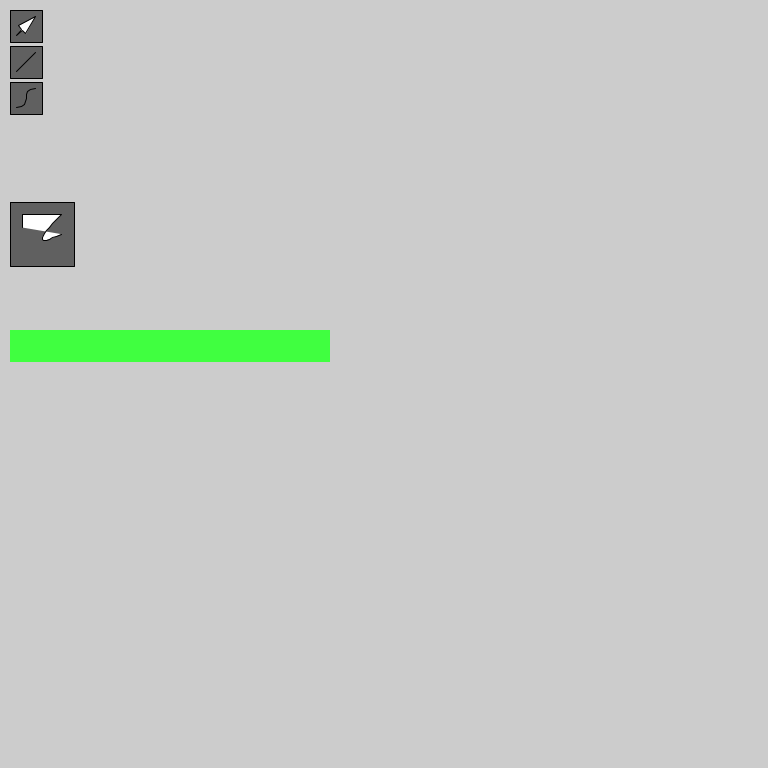
Frame 1 (no input)
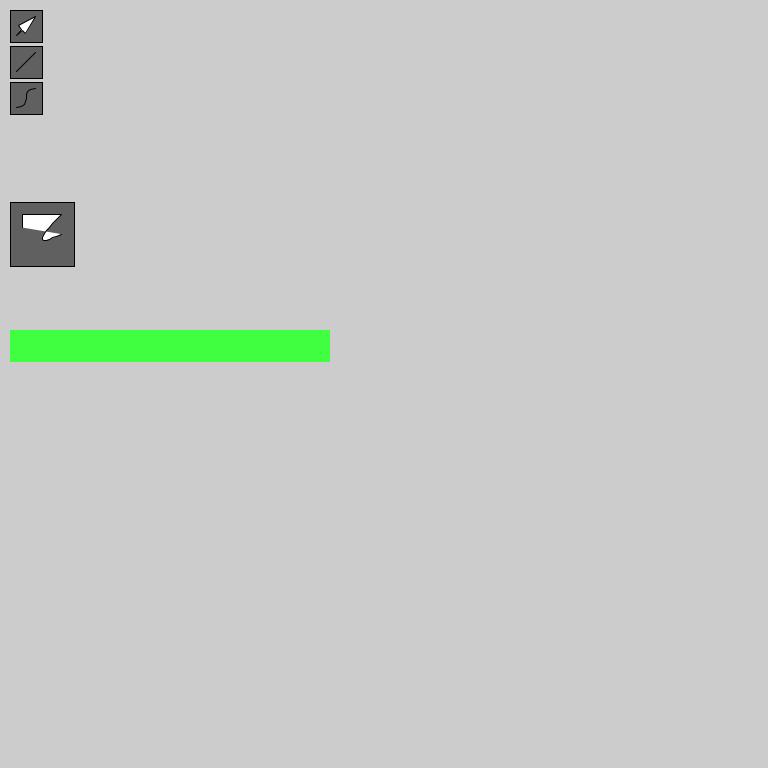
Frame 60 (the mouse pressed at the canvas centre just before this capture)
Frame 120 (the mouse held since frame 60 and released just before this capture): identical to frame 60, image omitted

The Processing sketch that drew these frames (run headless with seeded random() and noise(); from frame 60 on, the mouse is pressed at the canvas centre):

// Processing sketch: anim_tools
// ── anim_tools.pde

canvas world;

//Path p = new Path();
Bezier b = new Bezier();

rectCanvas bc;

mouseRegion testButton;
mouseRegion testCheckbox;
mouseRegion testSlider;
transform camera;
void setup(){
  frameRate(10);
  world = new canvas();
  world.contents.add(new bg(color(192)));
  UIsetup();
  uiSetup();
  size(768,768);
  camera = new transform(new Point(01,00,00,00),
                         new Point(00,01,00,00),
                         new Point(00,00,01,00),
                         new Point(00,00,00,01));
                         
  bc = new rectCanvas(new Point(0,0,0), new Point(1,1,1));
bc.contents.add( (drawable) new Quad(new Point(0,0),new Point(0,1),new Point(1,1),new Point(1,0),
new style(color(255,64,64),255)) );

rectCanvas bch = new rectCanvas(new Point(0,0,0), new Point(1,1,1));
 bch.contents.add( (drawable) new Quad(new Point(0,0),new Point(0,1),new Point(1,1),new Point(1,0),
new style(color(255,128,64),255)) );

rectCanvas bcp = new rectCanvas(new Point(0,0,0), new Point(1,1,1));
bcp.contents.add( (drawable) new Quad(new Point(0,0),new Point(0,1),new Point(1,1),new Point(1,0),
new style(color(128,16,16),255)) );

rectCanvas cc = new rectCanvas(new Point(0,0,0), new Point(1,1,1));
 cc.contents.add( (drawable) new Quad(new Point(0,0),new Point(0,1),new Point(1,1),new Point(1,0),
new style(color(255,64,64),255)) );
cc.contents.add( (drawable) new Quad(new Point(0.5,0.5),new Point(0.4,.6),new Point(.5,.4),new Point(.8,.8),
new style(color(255,255,255),255)) );

rectCanvas cch = new rectCanvas(new Point(0,0,0), new Point(1,1,1));
cch.contents.add( (drawable) new Quad(new Point(0,0),new Point(0,1),new Point(1,1),new Point(1,0),
new style(color(255,128,64),255)) );
cch.contents.add( (drawable) new Quad(new Point(0.5,0.5),new Point(0.4,.6),new Point(.5,.4),new Point(.8,.8),
new style(color(255,255,255),255)) );

rectCanvas ccp = new rectCanvas(new Point(0,0,0), new Point(1,1,1));
ccp.contents.add( (drawable) new Quad(new Point(0,0),new Point(0,1),new Point(1,1),new Point(1,0),
new style(color(128,16,16),255)) );
ccp.contents.add( (drawable) new Quad(new Point(0.5,0.5),new Point(0.4,.6),new Point(.5,.4),new Point(.8,.8),
new style(color(255,255,255),255)) );

  testButton = new button(new simpleButtonGraphics(bc,bch,bcp),new ButtonCallback(
  new voidFunction(){
   public void call(){
    println("Pressed!");
   }
  }));
  
   /*testCheckbox = new checkbox(new simpleCheckboxGraphics(bc,bch,bcp,cc,cch,ccp),new checkboxCallback(
  new booleanFunction(){
   public boolean call(){
    println("checked!");
    return true;
   }
  },
  new booleanFunction(){
   public boolean call(){
    println("unckecked!");
    return true;
   }
  }));
  testSlider = new slider(new simpleSliderGraphics(  new simpleSliderRectangle(1,1,new style(color(64,255,64),255)),
  new simpleSliderRectangle(1,1,new style(color(64,128,64),255)),
  new simpleSliderRectangle(1,1,new style(color(128,255,64),255))
  ),new sliderCallback(new voidFunction(){
   public void call(){
     println("slider changed!");
   }
  }));
  
  
  transform checkboxTransform =      new transform(new Point(91,40,00,00),
                                                   new Point(00,-91,0,00),
                                                   new Point(00,-30,91,00),
                                                   new Point(40,40+91,00,01));
                                                   
   transform buttonTransform =        new transform(new Point(91,00,00,00),
                                                   new Point(00,91,00,00),
                                                   new Point(00,00,91,00),
                                                   new Point(40,40+91*2,00,01));                                                 
  
  
  testSlider.setOrientation(new transform(new Point(91,00,00,00),
                                                   new Point(00,21,00,00),
                                                   new Point(00,00,91,00),
                                                   new Point(40,40+91*4,00,01)));
  testCheckbox.setOrientation(checkboxTransform);
  testButton.setOrientation(buttonTransform);
  */
  //println(buttonTransform);                                                 
  //println(buttonTransform.inverse());
  //registerUIElement(testButton);
  //registerUIElement(testCheckbox);
  //registerUIElement(testSlider);
  registerUIElement(toolBar);
  toolBar.setOrientation(new transform(new Point(32,00,00,00),
                                       new Point(00,32,00,00),
                                       new Point(00,00,32,00),
                                       new Point(10,10,-8,01))); 
  //registerUIElement(new uiDraw(testCheckbox));
  //quadStrokeBezier(b,0.001);
  /*println(new transform(new Point(1,0,0,0),
                                                   new Point(0,1,0,0),
                                                   new Point(0,0,1,0),
                                                   new Point(0,1.1,0,1)).semit(new transform(new Point(2,0,0,0),
                                                   new Point(0,2,0,0),
                                                   new Point(0,0,2,0),
                                                   new Point(0,0,0,1))));*/
}
Bezier an = new Bezier();
double t = 0;

void draw(){drawHook();
  if(world.changed){
    world.draw(camera);
    world.changed = false;
  }
  toolBar.draw(camera);
  
  //testButton.draw(camera); //<>//
  //testCheckbox.draw(camera);
  //testSlider.draw(camera);
  /*if(mousePressed){
    //mouseP();
  }else
  if (an.points.length>0){
    t = (t+0.01)%1;
    an.points[an.points.length-1] = new vv(b.points);
    vv V = ((vv) an.get(t));
    Bezier res = new Bezier(V.v); //<>//
    Path p2 = new Path();
    p2.add(res);
    background(128);
    br.Stroke(p2,0.001);
    
  }*/
}

void mousePressed(MouseEvent e){mousePressedHook(e);
  
  /*b = new Bezier();
  p.add(b);
  
  vector[] old = an.points;
  an.points = new vv[an.points.length+1];
  for(int i = 0; i < old.length; i ++){
    an.points[i] = old[i];
  }
  an.points[old.length] = new vv(b.points);
  
  mouseP();*/
}
polyBrush br = new polyBrush(new style(color(128,255,128),255,color(0,0,0),64));
void keyPressed(KeyEvent e){keyPressedHook(e);
  /*if (key=='p'){
    mouseP();
  }
  //print(key);print(" : ");*/
  println(keyCode);
}
void mouseP(){
 /* vector[] old = b.points;
  b.points = new vnd[b.points.length+1];
  for(int i = 0; i < old.length; i ++){
    b.points[i] = old[i];
  }
  b.points[old.length] = new vnd(mouseX,mouseY);
  background(128);
  //br.Stroke(p,0.001);
  //quadStrokeBezier(b,0.001);*/
}

void keyReleased(KeyEvent e){keyReleasedHook(e);}
void mouseReleased(MouseEvent e){mouseReleasedHook(e);}
void mouseMoved(MouseEvent e){mouseMovedHook(e);}
void mouseClicked(MouseEvent e){mouseClickedHook(e);}
void mouseDragged(MouseEvent e){mouseDraggedHook(e);}
void mouseWheel(MouseEvent e){mouseWheelHook(e); 
println(e);}

// ── brushes.pde
interface brush{
  abstract brush copy();
  abstract void Stroke(Path p, double delta);
  abstract void Stroke(Path p, double delta,PGraphics g);
}

class lineBrush implements brush{
  style s;
  lineBrush(style S){ s=S;}
  lineBrush(color c){s = new style(0,0,c,255);}
  lineBrush(color c, float a){s = new style(0,0,c,a);}
  lineBrush(color c, float a,float t){s = new style(0,0,c,255,t);}
  
  brush copy(){
    return new lineBrush(s.copy());
  }
  void Stroke(Path p,double r){
    s.set();
    Point pr = p.get(p.start()).toPoint();
    for(double t = p.start()+r; t < p.end(); t += r){
      Point pt = p.get(t).toPoint();
      //print(t);print(':');println(pr.displayY());
      line(pr.displayX(),pr.displayY(),pt.displayX(),pt.displayY());
      pr = pt;
    }
  }
  void Stroke(Path p, double delta,PGraphics g){
    s.set(g);
    Point pr = p.get(p.start()).toPoint();
    for(double t = p.start()+delta; t < p.end(); t += delta){
      Point pt = p.get(t).toPoint();
      //print(t);print(':');println(pr.displayY());
      g.line(pr.displayX(),pr.displayY(),pt.displayX(),pt.displayY());
      pr = pt;
    }
  }
}
class polyCurveBrush implements brush{
  style s;
  polyCurveBrush(style S){s=S;}
  polyCurveBrush(color C,float A,color FC,float FA){ s = new style(FC,FA,C,A);}
  brush copy(){
    return new polyCurveBrush(s.copy());
  }
  
  void Stroke(Path p,double r){
    s.set();
    beginShape();
    for(double t = p.start(); t < p.end(); t += r){
      Point pt = p.get(t).toPoint();
      curveVertex(pt.displayX(),pt.displayY());
    }
    endShape();
  }
  void Stroke(Path p, double delta,PGraphics g){
    s.set(g);
    g.beginShape();
    for(double t = p.start(); t < p.end(); t += delta){
      Point pt = p.get(t).toPoint();
      g.curveVertex(pt.displayX(),pt.displayY());
    }
    g.endShape();
  }
}

class polyBrush implements brush{
  style s;
  polyBrush(style S){ s=S;}
  polyBrush(color C,float A,color FC,float FA){ s = new style(FC,FA,C,A);}
  brush copy(){
    return new polyBrush(s.copy());
  }
  void Stroke(Path p,double r){
    s.set();
    beginShape();
    for(double t = p.start(); t < p.end(); t += r){
      Point pt = p.get(t).toPoint();
      vertex(pt.displayX(),pt.displayY());
    }
    endShape();
  }
  void Stroke(Path p, double delta,PGraphics g){
    s.set(g);
    g.beginShape();
    for(double t = p.start(); t < p.end(); t += delta){
      Point pt = p.get(t).toPoint();
      g.vertex(pt.displayX(),pt.displayY());
    }
    g.endShape();
  }
}

// ── graphics.pde
interface drawable extends saveable{
  abstract void draw(transform t);
  abstract void draw(transform t,PGraphics g);
}

interface orientable{
  public void setOrientation(transform t);
  public void addOrientation(transform t);
  public transform getOrientation();
}

interface generalParamaterizedDrawable extends drawable{
  abstract Object getParam();
  abstract void setParam(Object o);
}
interface paramaterizedDrawable1D extends drawable{
  abstract double getParam();
  abstract void setParam(double o);
}
interface paramaterizedDrawable2D extends drawable{
  abstract double[] getParam();
  abstract void setParam(double o1,double o2);
}

class style{
  color Fill;
  float FillA;
  color Stroke;
  float StrokeA;
  float weight;
  int join;
  int cap;
  style(){
    Fill = 0;    FillA = 0;
    Stroke = 0;  StrokeA = 0;
    weight = 0;
    join = ROUND;
    cap = ROUND;
  }
  style copy(){
    return new style(Fill,FillA,Stroke,StrokeA,weight,join,cap);
  }
  
  style(color f,float fa){
    Fill = f;    FillA = fa;
    Stroke = 0;  StrokeA = 0;
    weight = 0;
    join = ROUND;
    cap = ROUND;
  }
  style(color f,float fa,color s,float sa){
    Fill = f;    FillA = fa;
    Stroke = s;  StrokeA = sa;
    weight = 1;
    join = ROUND;
    cap = ROUND;
  }
  style(color f,float fa,color s,float sa,float w){
    Fill = f;    FillA = fa;
    Stroke = s;  StrokeA = sa;
    weight = w;
    join = ROUND;
    cap = ROUND;
  }
  style(color f,float fa,color s,float sa,float w,int j, int c){
    Fill = f;    FillA = fa;
    Stroke = s;  StrokeA = sa;
    weight = w;
    join = j;
    cap = c;
  }
  void set(){
    fill(Fill,FillA);
    stroke(Stroke,StrokeA);
    strokeWeight(weight);
    strokeJoin(join);
    strokeCap(cap);
  }
   void set(PGraphics g){
    g.fill(Fill,FillA);
    g.stroke(Stroke,StrokeA);
    strokeWeight(weight);
    strokeJoin(join);
    strokeCap(cap);
  }
}

class canvas implements drawable,orientable{
  ArrayList<drawable> contents;
  transform orientation;
  
  transform getOrientation(){
    return orientation;
  }
  void setOrientation(transform t){
    orientation = t;
  }
  void addOrientation(transform t){
    orientation.timesEq(t);
  }
  
  boolean changed;
  
  canvas(){
    contents = new ArrayList<drawable>();
    orientation = new transform();
    changed = false;
  }
  void draw(transform t){
    transform effective = orientation.semit(t);
    for(drawable d:contents){
      d.draw(effective);
    }
  }
  void draw(transform t,PGraphics g){
    transform effective = orientation.semit(t);
    for(drawable d:contents){
      d.draw(effective,g);
    }
  }
}

class bg implements drawable{
   color c;
   bg(color C){
     c = C;
   }
   void draw(transform t){
     background(c);
   }
   void draw(transform t,PGraphics g){
     g.background(c);
   }
}

class Quad implements drawable,orientable {
  Point a,b,c,d;
  style s;
  
  transform orientation;
  transform getOrientation(){
    return orientation;
  }
  void setOrientation(transform t){
    orientation = t;
  }
  void addOrientation(transform t){
    orientation.timesEq(t);
  }
  Quad(Point A,Point B,Point C,Point D,style S){
    a=A;b=B;c=C;d=D;
    s = S;
    orientation = new transform();
  }
  
  void draw(transform t){
    s.set();
    transform eff = orientation.semit(t);
    Point t1 = eff.apply(a);
    Point t2 = eff.apply(b);
    Point t3 = eff.apply(c);
    Point t4 = eff.apply(d);
    quad(t1.displayX(),t1.displayY(),
         t2.displayX(),t2.displayY(),
         t3.displayX(),t3.displayY(),
         t4.displayX(),t4.displayY());
  }
  void draw(transform t,PGraphics g){
    s.set(g);
    transform eff = orientation.semit(t);
    Point t1 = eff.apply(a);
    Point t2 = eff.apply(b);
    Point t3 = eff.apply(c);
    Point t4 = eff.apply(d);
    g.quad(t1.displayX(),t1.displayY(),
         t2.displayX(),t2.displayY(),
         t3.displayX(),t3.displayY(),
         t4.displayX(),t4.displayY());
  }
}

class Ellispe implements drawable,orientable {
  Point a,b;
  style s;
  
  transform orientation;
  transform getOrientation(){
    return orientation;
  }
  void setOrientation(transform t){
    orientation = t;
  }
  void addOrientation(transform t){
    orientation.timesEq(t);
  }
 Ellispe(Point A,Point B,style S){a=A;b=B;s=S;}
 void draw(transform t){
    s.set();
    transform eff = orientation.semit(t);
    Point t1 = eff.apply(a);
    Point t2 = eff.apply(b);
    
    ellipse(t1.displayX(),t1.displayY(),
         t2.displayX(),t2.displayY());
  }
  void draw(transform t,PGraphics g){
    s.set(g);
    transform eff = orientation.semit(t);
    Point t1 = eff.apply(a);
    Point t2 = eff.apply(b);
    
    g.ellipse(t1.displayX(),t1.displayY(),
         t2.displayX(),t2.displayY());
  }
}
class Line implements drawable,orientable {
  Point a,b;
  style s;
  
  transform orientation;
  transform getOrientation(){
    return orientation;
  }
  void setOrientation(transform t){
    orientation = t;
  }
  void addOrientation(transform t){
    orientation.timesEq(t);
  }
  Line(Point A,Point B,style S){
    a=A;b=B;
    s = S;
    orientation = new transform();
  }
  
  void draw(transform t){
    s.set();
    transform eff = orientation.semit(t);
    Point t1 = eff.apply(a);
    Point t2 = eff.apply(b);
    
    line(t1.displayX(),t1.displayY(),
         t2.displayX(),t2.displayY());
  }
  void draw(transform t,PGraphics g){
    s.set(g);
    transform eff = orientation.semit(t);
    Point t1 = eff.apply(a);
    Point t2 = eff.apply(b);
    
    g.line(t1.displayX(),t1.displayY(),
         t2.displayX(),t2.displayY());
  }
}








//class textStyle

// ── quaternion.pde


class Q{
  public double r;
  public vec v;
   Q(){ 
     r = 1;
     v = new vec();
   }
   Q(double R){ 
     r = R;
     v = new vec();
   }
   Q(double R, double x, double y, double z){ 
     r = R;
     v = new vec(x,y,z);
   }
   Q(vec rot){
     double m = rot.mag();
     r = Math.cos(m/2);
     v = rot.times(Math.sin(m/2));
   }
   Q(double R, vec V){
     r = R;
     v = V;
   }
   double mag2(){
     return r*r+v.mag2();
   }
   double mag(){
     return Math.sqrt(mag2());
   }
   
   Q normalized(){ 
     double m = mag();
     return new Q(r/m,v.over(m));
   }
   Q normalizedEq(){ 
     double m = mag();
     r/=m;
     v.overEq(m);
     return this;
   }
   
   Q inverse(){
     double m = mag2();
     return new Q(r/m,v.negative().overEq(m));
   }
   Q inverseEq(){
     double m = mag2();
     r/=m;
     v.negativeEq().overEq(m);
     return this;
   }
   
   Q conj(){return new Q(r,v.negative());}
   Q conjEq(){r = -r; v.negativeEq();return this;}
   
   
   Q plus(Q o){return new Q(r+o.r,v.plus(o.v));}
   Q plusEq(Q o){r+=o.r;v.plusEq(o.v); return this;}
   
   Q rtimes(double s){
     return new Q(r*s,v.times(s));
   }
   Q rtimesEq(double s){
     r*=s;v.timesEq(s);
     return this;
   }
   
   Q times(Q o){
     return new Q(r*o.r-v.dot(o.v),o.v.times(r).plusEq(v.times(o.r)).plusEq(v.cross(o.v)));
   }
   Q timesEq(Q o){
     double tmpr=r;
     r*=o.r;
     r-=v.dot(o.v);
     vec crs = v.cross(o.v);
     vec tmpv = v.times(o.r);
     o.v.timesEq(tmpr).plusEq(tmpv).plusEq(crs);
     return this;
   }
   Q semit(Q o){
     return new Q(r*o.r-v.dot(o.v),o.v.times(r).plusEq(v.times(o.r)).plusEq(o.v.cross(v)));
   }
   Q semitEq(Q o){
     double tmpr=r;
     r*=o.r;
     r-=v.dot(o.v);
     vec crs = o.v.cross(v);
     vec tmpv = v.times(o.r);
     o.v.timesEq(tmpr).plusEq(tmpv).plusEq(crs);
     return this;
   }
   double dot(Q o){return r*o.r+v.dot(o.v);}
   
   Q over(Q o){return times(o.inverse());}
   Q overEq(Q o){return timesEq(o.inverse());}
   Q revo(Q o){return inverse().semitEq(o);}
   Q revoEq(Q o){return inverseEq().semitEq(o);}
   
   // A suffix for angular operations
   vec applyA(vec p){return times(new Q(0,p)).v;} 
   Q plusA(Q o){ return semit(o);}
   Q plusAEq(Q o){ return semitEq(o);}
   
   Q minusA(Q o){  return o.conj().semitEq(this);}
   Q minusAEq(Q o){  return timesEq(o.conj());}
   
   Q plusA(vec av){ return plusA(new Q(av));}
   Q plusAEq(vec av){ return plusAEq(new Q(av));}
 
   vec axisAngle(){
     double theta = 2 * Math.atan2(v.mag(),r);
     double s = Math.sin(theta/2);
     if (s < 1e-32){
       return new vec();
     }
     if (Math.abs(theta)>Math.PI){
       double f = (theta + (theta > 0 ? -2 : 2) * Math.PI);
       return v.times(f/s);
     }
     return v.times(theta/s);
   }
   
   
}

// ── save.pde
interface saveable extends java.io.Serializable{
}

// ── state.pde
class state{
  canvas background;
  canvas hud;
  
  
  
}

// ── tool_draw_bezier.pde
class bezierTool extends tool{
  transform orientation;
  double pointsPerEvent;
  double error;
  transform getOrientation(){return orientation;}
  void setOrientation(transform o){ orientation=o;}
  void addOrientation(transform o){ orientation.timesEq(o);}
  canvas[] destinations;
  BrushedBezierPath[] results;
  
  bezierTool(double ppe,canvas... d){ destinations = d;
  orientation = new transform();
  pointsPerEvent = ppe;
  error = 0;
  }
  
  void draw(transform t){
    
  }
  void draw(transform t,PGraphics g){
    
  }
  
  
  boolean mouseReleasedHook(MouseEvent e,context c) {
  
  return true;}
  boolean mousePressedHook(MouseEvent e,context c) {
    error = 0;
    results = new BrushedBezierPath[destinations.length];
    for(int i = 0; i< destinations.length; i++){
      Point r = destinations[i].getOrientation().inverse().apply(new Point(mouseX,mouseY));
      results[i] = new BrushedBezierPath(brushes.get(0),1000,new Bezier(new vnd(r.x,r.y,r.z,r.w)));
      destinations[i].contents.add(results[i]);
      destinations[i].changed=true;
    }
    
  return true;}
  boolean mouseDraggedHook(MouseEvent e,context c) {
    error += pointsPerEvent;
    if (error>1){
      error--;
    for(int i = 0; i< results.length; i++){
      Point r = destinations[i].getOrientation().inverse().apply(new Point(mouseX,mouseY));
      results[i].path.get(0).points.add( new vnd(r.x,r.y,r.z,r.w));
      destinations[i].changed=true;
    }
    
    
    }
    
    
  return true;}
  
  
  
}

// ── tool_draw_line.pde
class lineTool extends tool{
  transform orientation;
  transform getOrientation(){return orientation;}
  void setOrientation(transform o){ orientation=o;}
  void addOrientation(transform o){ orientation.timesEq(o);}
  canvas[] destinations;
  Line[] results;
  
  lineTool(canvas... d){ destinations = d;
  orientation = new transform();
  }
  
  void draw(transform t){
    
  }
  void draw(transform t,PGraphics g){
    
  }
  
  
  boolean mouseReleasedHook(MouseEvent e,context c) {
  
  return true;}
  boolean mousePressedHook(MouseEvent e,context c) {
    results = new Line[destinations.length];
    for(int i = 0; i< destinations.length; i++){
      Point r = destinations[i].getOrientation().inverse().apply(new Point(mouseX,mouseY));
      results[i] = new Line(r,r,new style( color(0),0,color(0),255,1));
      destinations[i].contents.add(results[i]);
    }
  return true;}
  boolean mouseDraggedHook(MouseEvent e,context c) {
    for(int i = 0; i< results.length; i++){
      Point r = destinations[i].getOrientation().inverse().apply(new Point(mouseX,mouseY));
      results[i].b = r;
    }
    
    
    
    
    
  return true;}
  
  
  
}

// ── tools_abstract.pde
abstract class tool extends uiElement{
  
}

class nullTool extends tool{
  transform orientation;
  transform getOrientation(){return orientation;}
  void setOrientation(transform o){ orientation=o;}
  void addOrientation(transform o){ orientation.timesEq(o);}
  
  void draw(transform t){
    
  }
  void draw(transform t,PGraphics g){
    
  }
}

class selectTool extends tool{
  transform orientation;
  transform getOrientation(){return orientation;}
  void setOrientation(transform o){ orientation=o;}
  void addOrientation(transform o){ orientation.timesEq(o);}
  
  void draw(transform t){
    
  }
  void draw(transform t,PGraphics g){
    
  }
  
}

// ── ui.pde

class Ring<type>{
  ArrayList<type> contents;
  int index;
  Ring(){
    contents = new ArrayList<type>();
    index = 0;
  }
  private int cindex(int i){
    return contents.size()==0?0:(((index+i)%contents.size()+contents.size())%contents.size());
  }
  type get(){
    return get(0);
  }
  type get(int i){
    return contents.get(cindex(i));
  }
  int size(){
    return contents.size();
  }
  void push(int i,type e){
    int ind = cindex(i);
    contents.add(ind,e);
    if (ind < index){
      shift(1);
    }
  }
  void add(type e){
    contents.add(e);
  }
  type pop(int i){
    int ind = cindex(i);
    if (ind < index){
      shift(-1);
    }
    return contents.remove(ind);
  }
  void shift(int i){
    index = cindex(i);
  }
  
  
  
}


uiElement toolBar;
void uncheckAll(checkbox... cs){
    for (checkbox c:cs){
      c.uncheck();
    }
}
checkbox[] toolCheckboxes;
tool[] tools; 
Ring<brush> brushes;
double time;
slider timeSlider;
void uiSetup(){
  time = 0;
  timeSlider = new slider(new simpleSliderGraphics(  new simpleSliderRectangle(1,1,new style(color(64,255,64),255)),
  new simpleSliderRectangle(1,1,new style(color(64,128,64),255)),
  new simpleSliderRectangle(1,1,new style(color(128,255,64),255))
  ),new sliderCallback(new voidFunction(){
   public void call(){
     time = timeSlider.value;
     world.changed = true;
   }},
   new voidFunction(){
   public void call(){
     time = timeSlider.value;
     world.changed = true;
   }}
  ));
  timeSlider.setOrientation(new transform(new Point(10,00,00,00),
                                                   new Point(00,1,00,00),
                                                   new Point(00,00,1,00),
                                                   new Point(00,10,00,01)));
  
  
  brushes = new Ring<brush>();
  brushes.add(new polyBrush(new style( color(255),255,0,255,1)));
  
  squareCheckboxGraphics styleSelect = new squareCheckboxGraphics();
  ((canvas)styleSelect.label).contents.add( new BrushedBezierPath(brushes.get(0), 16.01 ,
  new Bezier(new vnd(0.2,0.6),new vnd(0.2,0.8)),
  new Bezier(new vnd(0.2,0.8),new vnd(0.8,0.8)),
  new Bezier(new vnd(0.8,0.8),new vnd(0.2,0.2),new vnd(0.8,0.5))
  ));
  checkboxCallback selectStyleSelect = new checkboxCallback(
  new booleanFunction(){
    public boolean call(){
      ((polyBrush) brushes.get(0)).s = new style(color(random(255),random(255),random(255)),random(255),color(random(255),random(255),random(255)),random(255),random(10));
      return false;
    }
  },
  new booleanFunction(){
    public boolean call(){
      return true;
    }
  },new voidFunction(){public void call(){}},
  new voidFunction(){    public void call(){}}
  );
  checkbox selectBrush = new checkbox(styleSelect,selectStyleSelect);
  selectBrush.setOrientation(new transform(new Point(2,0,0,0),
                                                   new Point(0,-2,0,0),
                                                   new Point(0,0,1,0),
                                                   new Point(0,8,0,1)));
  
  
  squareCheckboxGraphics cursor = new squareCheckboxGraphics();
  ((canvas)cursor.label).contents.add( new BrushedBezierPath(new polyBrush(new style( color(255),255,0,255,1)), 1.01 ,
  new Bezier(new vnd(0.2,0.2),new vnd(0.4,0.35)),
  new Bezier(new vnd(0.4,0.35),new vnd(0.5,0.25)),
  new Bezier(new vnd(0.5,0.25),new vnd(0.8,0.8)),
  new Bezier(new vnd(0.8,0.8),new vnd(0.25,0.5)),
  new Bezier(new vnd(0.25,0.5),new vnd(0.35,0.4)),
  new Bezier(new vnd(0.35,0.4),new vnd(0.2,0.2))
  ));
  checkboxCallback selectCursor = new checkboxCallback(
  new booleanFunction(){
    public boolean call(){
      uncheckAll(toolCheckboxes);
      println("Cursor selected.");
      registerUIElement(tools[0]);
      return true;
    }
  },
  new booleanFunction(){
    public boolean call(){
      return false;//must select 1 tool
    }
  },new voidFunction(){public void call(){}},
  new voidFunction(){
    public void call(){
      unregisterUIElement(tools[0]);
    }
  }
  );
  
  
  squareCheckboxGraphics lin = new squareCheckboxGraphics();
  ((canvas)lin.label).contents.add( new Line(new Point(0.2,0.2),new Point(0.8,0.8), new style( color(0),0,color(0),255,1)));
  checkboxCallback selectLin = new checkboxCallback(
  new booleanFunction(){
    public boolean call(){
      uncheckAll(toolCheckboxes);
      println("line selected.");
      registerUIElement(tools[1]);
      return true;
    }
  },
  new booleanFunction(){
    public boolean call(){
      return false;//must select 1 tool
    }
  },new voidFunction(){public void call(){}},
  new voidFunction(){
    public void call(){
      unregisterUIElement(tools[1]);
    }
  }
  );
  
  squareCheckboxGraphics bez = new squareCheckboxGraphics();
  ((canvas)bez.label).contents.add( new BrushedBezierPath(new polyBrush(new style( color(0),0,color(0),255,1)), 8.01 ,
    new Bezier(new vnd(0.2,0.2),new vnd(0.8,0.2),new vnd(0.2,0.8),new vnd(0.8,0.8))));
  checkboxCallback selectBez = new checkboxCallback(
  new booleanFunction(){
    public boolean call(){
      uncheckAll(toolCheckboxes);
      println("bezier selected.");
      registerUIElement(tools[2]);
      return true;
    }
  },
  new booleanFunction(){
    public boolean call(){
      return false;//must select 1 tool
    }
  },new voidFunction(){public void call(){}},
  new voidFunction(){
    public void call(){
      unregisterUIElement(tools[2]);
    }
  }
  );
  
  toolCheckboxes = new checkbox[] {new checkbox(cursor,selectCursor),
  new checkbox(lin,selectLin),
  new checkbox(bez,selectBez),
  
  };
  
  for(int i = 0; i < toolCheckboxes.length; i++){
    toolCheckboxes[i].setOrientation(new transform(new Point(1,0,0,0),
                                                   new Point(0,-1,0,0),
                                                   new Point(0,0,1,0),
                                                   new Point(0,i*1.125+1,0,1)));
  }



  toolBar = new uiElementList(  new uiElementList(  toolCheckboxes  ),selectBrush,timeSlider);
  tools = new tool[]{new nullTool(),
    new lineTool(world),
    new bezierTool(1./4,world)
  };
  
}

// ── ui_abstract.pde

boolean[] heldKeys;
boolean[] heldMouseButtons;
ArrayList<uiElement> activeUIElements;
void registerUIElement(uiElement e){
  activeUIElements.add(e);
}
void unregisterUIElement(uiElement e){
  activeUIElements.remove(e);
}

void UIsetup(){
  heldKeys = new boolean[256];
  for(int i = 0; i < heldKeys.length; i++){
    heldKeys[i] = false;
  }
  heldMouseButtons = new boolean[256];
  for(int i = 0; i < heldMouseButtons.length; i++){
    heldMouseButtons[i] = false;
  }
  activeUIElements = new ArrayList<uiElement>();
}

context globalContext = new context();

void keyPressedHook(KeyEvent ev){
  keyPressedUpdateHeldKeys();
  for(uiElement e : activeUIElements){
    if(!e.keyPressedHook(ev,globalContext)){
      break;
    }
  }
}
void keyReleasedHook(KeyEvent ev){
  keyReleasedUpdateHeldKeys();
  for(uiElement e : activeUIElements){
    if(!e.keyReleasedHook(ev,globalContext)){
      break;
    }
  }
}
void mousePressedHook(MouseEvent ev){
  mousePressedUpdateHeldMouseButtons();
  for(uiElement e : activeUIElements){
    if(!e.mousePressedHook(ev,globalContext)){
      break;
    }
  }
}
void mouseReleasedHook(MouseEvent ev){
  mouseReleasedUpdateHeldMouseButtons();
  for(uiElement e: activeUIElements){
    if(!e.mouseReleasedHook(ev,globalContext)){
      break;
    }
  }
}
void mouseClickedHook(MouseEvent ev){
  for(uiElement e: activeUIElements){
    if(!e.mouseClickedHook(ev,globalContext)){
      break;
    }
  }
}
void mouseMovedHook(MouseEvent ev){
  for(uiElement e: activeUIElements){
    if(!e.mouseMovedHook(ev,globalContext)){
      break;
    }
  }
}
void mouseDraggedHook(MouseEvent ev){
  for(uiElement e: activeUIElements){
    if(!e.mouseDraggedHook(ev,globalContext)){
      break;
    }
  }
}
void mouseWheelHook(MouseEvent ev){
  for(uiElement e: activeUIElements){
    if(!e.mouseWheelHook(ev,globalContext)){
      break;
    }
  }
}
void drawHook(){
  for(uiElement e: activeUIElements){
    if(!e.drawHook(globalContext)){
      break;
    }
  }
}


void keyPressedUpdateHeldKeys() {
  heldKeys[keyCode] = true;
}
void keyReleasedUpdateHeldKeys() {
  heldKeys[keyCode] = false;
}
void mousePressedUpdateHeldMouseButtons() {
  heldMouseButtons[mouseButton] = true;
}
void mouseReleasedUpdateHeldMouseButtons() {
  heldMouseButtons[mouseButton] = false;
}

class context extends transform{
  context(transform t){
    super(t.x,t.y,t.z,t.w);
  }
  context(){
    super();
  }
  context semit(context o){
    return new context(super.semit(o));
  }
}


abstract class uiElement implements drawable,orientable{
  boolean keyPressedHook(KeyEvent e,context c) {return true;}
  boolean keyReleasedHook(KeyEvent e,context c) {return true;}
  boolean mousePressedHook(MouseEvent e,context c) {return true;}
  boolean mouseReleasedHook(MouseEvent e,context c) {return true;}
  boolean mouseClickedHook(MouseEvent e,context c) {return true;}
  boolean mouseMovedHook(MouseEvent e,context c) {return true;}
  boolean mouseDraggedHook(MouseEvent e,context c) {return true;}
  boolean mouseWheelHook(MouseEvent e,context c) {return true;}
  boolean drawHook(context c) {return true;}
}
class uiElementList extends uiElement{
  transform orientation;
  uiElement[] contents;
  uiElementList(uiElement... c){
    contents = c;
    orientation = new transform();
    
  }
  
  transform getOrientation(){ return orientation;}
  void setOrientation(transform t){  orientation = t;}
  void addOrientation(transform t){  orientation.timesEq(t);}
  void draw(transform t,PGraphics g){
    transform eff = orientation.semit(t);
    for( uiElement elem : contents){
      elem.draw(eff,g);
    }
  }
  void draw(transform t){
    transform eff = orientation.semit(t);
    for( uiElement elem : contents){
      elem.draw(eff);
    }
  }
  
  
  boolean keyPressedHook(KeyEvent e,context c) {context eff = c.semit( new context(orientation));
    for(uiElement el : contents){
      if(!el.keyPressedHook(e,eff)){
        return false;
      }}    return true;  }
  boolean keyReleasedHook(KeyEvent e,context c) {context eff = c.semit( new context(orientation));
    for(uiElement el : contents){
      if(!el.keyReleasedHook(e,eff)){
        return false;
      }}    return true;  }
  boolean mousePressedHook(MouseEvent e,context c) {context eff = c.semit( new context(orientation));
    for(uiElement el : contents){
      if(!el.mousePressedHook(e,eff)){
        return false;
      }}    return true;  }
  boolean mouseReleasedHook(MouseEvent e,context c) {context eff = c.semit( new context(orientation));
    for(uiElement el : contents){
      if(!el.mouseReleasedHook(e,eff)){
        return false;
      }}    return true;  }
  boolean mouseClickedHook(MouseEvent e,context c) {context eff = c.semit( new context(orientation));
    for(uiElement el : contents){
      if(!el.mouseClickedHook(e,eff)){
        return false;
      }}    return true;  }
  boolean mouseMovedHook(MouseEvent e,context c) {context eff = c.semit( new context(orientation));
    for(uiElement el : contents){
      if(!el.mouseMovedHook(e,eff)){
        return false;
      }}    return true;  }
  boolean mouseDraggedHook(MouseEvent e,context c) {context eff = c.semit( new context(orientation));
    for(uiElement el : contents){
      if(!el.mouseDraggedHook(e,eff)){
        return false;
      }}    return true;  }
  boolean mouseWheelHook(MouseEvent e,context c) {context eff = c.semit( new context(orientation));
    for(uiElement el : contents){
      if(!el.mouseWheelHook(e,eff)){
        return false;
      }}    return true;  }
  boolean drawHook(context c) {context eff = c.semit( new context(orientation));
    for(uiElement el : contents){
      if(!el.drawHook(eff)){
        return false;
      }}    return true;  }
}









/*class uiDraw extends uiElement{
  drawable thing;
  transform orientation;
  uiDraw(drawable t){
    thing = t;
    orientation = new transform();
  }
  
  transform getOrientation(){
     return orientation;
  }void setOrientation(transform o){
     orientation = o;
  }void addOrientation(transform o){
     orientation.timesEq(o);
  }
  boolean drawHook() {
    thing.draw(orientation);
  return true;}
  void draw(transform t){
    thing.draw(orientation.times(t));
  }
  void draw(transform t,PGraphics g){
    thing.draw(orientation.times(t),g);
  }
}*/




interface mouseRegionCallback{
  abstract void onPress(mouseRegion b);
  abstract void onRelease(mouseRegion b);
  abstract void onClick(mouseRegion b);
  abstract void onScroll(mouseRegion b);
  abstract void onHover(mouseRegion b);
  
  abstract void onMove(mouseRegion b);
  abstract void onDrag(mouseRegion b);
  
  abstract void onEnter(mouseRegion b);
  abstract void onExit(mouseRegion b);
}
class mouseRegionCallbackList implements mouseRegionCallback{
  mouseRegionCallback[] callbacks;
  mouseRegionCallbackList(mouseRegionCallback... cb){callbacks = cb;}
   void onPress(mouseRegion b){for(mouseRegionCallback c: callbacks) c.onPress(b);}
   void onRelease(mouseRegion b){for(mouseRegionCallback c: callbacks) c.onRelease(b);}
   void onClick(mouseRegion b){for(mouseRegionCallback c: callbacks) c.onClick(b);}
   void onScroll(mouseRegion b){for(mouseRegionCallback c: callbacks) c.onScroll(b);}
   void onHover(mouseRegion b){for(mouseRegionCallback c: callbacks) c.onHover(b);}
  
   void onMove(mouseRegion b){for(mouseRegionCallback c: callbacks) c.onMove(b);}
   void onDrag(mouseRegion b){for(mouseRegionCallback c: callbacks) c.onDrag(b);}
  
   void onEnter(mouseRegion b){for(mouseRegionCallback c: callbacks) c.onEnter(b);}
   void onExit(mouseRegion b){for(mouseRegionCallback c: callbacks) c.onExit(b);}
}

class voidMouseRegionCallback implements mouseRegionCallback{
  voidMouseRegionCallback(){}
   void onPress(mouseRegion b){}
   void onRelease(mouseRegion b){}
   void onClick(mouseRegion b){}
   void onScroll(mouseRegion b){}
   void onHover(mouseRegion b){}
  
   void onMove(mouseRegion b){}
   void onDrag(mouseRegion b){}
  
   void onEnter(mouseRegion b){}
   void onExit(mouseRegion b){}
}

class mouseRegion extends uiElement{
  transform orientation;
  boolean mouseIsIn;
  boolean grabInsideEvents;
  boolean grabOutsideEvents;
  regionGraphics graphics;
  mouseRegionCallback functions;
  mouseRegion(regionGraphics g,mouseRegionCallback f){
    graphics = g;
    mouseIsIn = false;
    functions = f;
    orientation = new transform();
    grabInsideEvents = true;
    grabOutsideEvents = false;
  }
  
  transform getOrientation(){
    return orientation;  }
  void setOrientation(transform t){
    orientation = t;  }
  void addOrientation(transform t){
    orientation.timesEq(t);  }
  
  void draw(transform t){
    graphics.draw(orientation.semit(t));
  }
  void draw(transform t,PGraphics g){
    graphics.draw(orientation.semit(t),g);
  }
  
  boolean mousePressedHook(MouseEvent e,context c) {
    functions.onPress(this);
    return mouseIsIn?!grabInsideEvents:!grabOutsideEvents;
  }
  boolean mouseReleasedHook(MouseEvent e,context c) {
    functions.onRelease(this);
    return mouseIsIn?!grabInsideEvents:!grabOutsideEvents;
  }
  boolean mouseClickedHook(MouseEvent e,context c) {
    functions.onClick(this);
    return mouseIsIn?!grabInsideEvents:!grabOutsideEvents;
  }
  boolean mouseWheelHook(MouseEvent e,context c) {
    functions.onScroll(this);
    return mouseIsIn?!grabInsideEvents:!grabOutsideEvents;
  }
  void handleIsIn(context c){
    //println((orientationInverse.apply(new Point(mouseX,mouseY))));
    //println(graphics.isIn(orientationInverse.apply(new Point(mouseX,mouseY))));
    if (graphics.isIn(orientation.inverse().apply(c.inverse().apply(new Point(mouseX,mouseY))))){
      if (!mouseIsIn){
        mouseIsIn = true;
        functions.onEnter(this);
      }
    }else{
      if (mouseIsIn){
        mouseIsIn = false;
        functions.onExit(this);
      }
    }
    //println(orientationInverse);
    //println(orientationInverse.apply(new Point(mouseX,mouseY)));
    //println(mouseIsIn);
  }
  
  boolean mouseMovedHook(MouseEvent e,context c) {
    handleIsIn(c);
    functions.onMove(this);
    return mouseIsIn?!grabInsideEvents:!grabOutsideEvents;
  }
  boolean mouseDraggedHook(MouseEvent e,context c) {
    
    handleIsIn(c);
    functions.onDrag(this);
    return mouseIsIn?!grabInsideEvents:!grabOutsideEvents;
  }
  
  boolean drawHook() {
    functions.onHover(this);
    return mouseIsIn?!grabInsideEvents:!grabOutsideEvents;
  }
}





interface regionGraphics extends drawable,orientable{
  abstract boolean isIn(Point p);
}
class bitmapCanvas extends canvas implements regionGraphics{
  transform camera;
  PGraphics buffer;
  bitmapCanvas(){
    super();
    camera = new transform();
    buffer = createGraphics(100,100);
  }
  bitmapCanvas(int w, int h){
    super();
    camera = new transform();
    buffer = createGraphics(w,h);
  }
  

  
  boolean isIn(Point p){
    PGraphics g = createGraphics(1,1);
    g.beginDraw();
    transform shift = new transform(new Point(1,0,0,0),
                                    new Point(0,1,0,0),
                                    new Point(0,0,1,0),
                                    p.negative());
    this.draw(shift,g);
    g.endDraw();
    PImage r = g;
    return alpha(g.get(0,0))>0;
    
  }
  
}


class rectCanvas extends canvas implements regionGraphics{
  Point lowCorner;
  Point highCorner;
 
  rectCanvas(Point low, Point hi){
    super();
    lowCorner = low;
    highCorner = hi;

  }
  
  transform getOrientation(){
    return orientation;
  }
  void setOrientation(transform t){
    super.orientation = t;
  }
  void addOrientation(transform t){
    super.orientation.timesEq(t);
  }
  
  boolean isIn(Point p){
    Point a= orientation.inverse().apply(p).normalizedEq();
    Point low = lowCorner.normalized();
    Point hi = highCorner.normalized();
    return a.x>=low.x && a.x<=hi.x && a.y>=low.y && a.y<=hi.y && a.z>=low.z && a.z<=hi.z;
  }
}

interface voidFunction{ abstract void call();}
interface booleanFunction{ abstract boolean call();}

// ── ui_button.pde

class button extends mouseRegion{
  button(buttonGraphics g,ButtonCallback b){
    super(g,new mouseRegionCallbackList(g,b));
  }
}
interface buttonGraphics extends regionGraphics,mouseRegionCallback{}
class ButtonCallback extends voidMouseRegionCallback{
  voidFunction press;
  ButtonCallback(voidFunction p){press = p;}
   void onRelease(mouseRegion b){press.call();}
}
class simpleButtonGraphics extends voidMouseRegionCallback implements buttonGraphics {
  regionGraphics[] graphics;
  int state;
  transform orientation;
  simpleButtonGraphics(regionGraphics normal,
  regionGraphics hover,
  regionGraphics click){
    graphics = new regionGraphics[]{normal,hover,click};
    state = 0;
    orientation = new transform();
  }
  transform getOrientation(){
     return orientation;
  }void setOrientation(transform o){
     orientation=o;
  }void addOrientation(transform o){
     orientation.timesEq(o);
  }
  boolean isIn(Point p){

    return graphics[state].isIn(orientation.inverse().apply(p));
  }
  void onEnter(mouseRegion b){state = mousePressed?2:1;}
  void onExit(mouseRegion b){state = 0;}
  void onPress(mouseRegion b){  if (!b.mouseIsIn){return;}  state = 2;  }
  void onRelease(mouseRegion b){  if (!b.mouseIsIn){return;}  state = 1;  }
  void draw(transform t){
    
    graphics[state].draw(orientation.semit(t));
  }
  void draw(transform t,PGraphics g){
    
    graphics[state].draw(orientation.semit(t),g);
  }
}

// ── ui_checkbox.pde

class checkbox extends mouseRegion{
  boolean checked;
  checkboxCallback callback;
  checkbox(checkboxGraphics g,checkboxCallback b){
    super(g,new mouseRegionCallbackList(b,g));
    callback = b;
    checked = false;
  }
  checkbox(checkboxGraphics g,checkboxCallback b,boolean c){
    super(g,new mouseRegionCallbackList(b,g));
    checked = c;
  }
  void uncheck(){
    if(checked){
      checked = false;
      ((checkboxGraphics)super.graphics).setState(this);
      callback.uncheck(this);
    }
  }
  void check(){
    if(!checked){
      checked = true;
      ((checkboxGraphics)super.graphics).setState(this);
      callback.check(this);
    }
  }
  void toggle(){
      checked ^= true;
      ((checkboxGraphics)super.graphics).setState(this);
      if (checked){callback.check(this);}else{callback.uncheck(this);}
  }
  void update(boolean chkd){
    checked = chkd;
    ((checkboxGraphics)super.graphics).setState(this);
    if (checked){callback.check(this);}else{callback.uncheck(this);}
  }
}
interface checkboxGraphics extends regionGraphics,mouseRegionCallback{
  void setState(checkbox c);
}
class checkboxCallback extends voidMouseRegionCallback{
  booleanFunction check;
  booleanFunction uncheck;
  voidFunction forceCheck;
  voidFunction forceUncheck;
  checkboxCallback(booleanFunction c,booleanFunction uc,voidFunction fc,voidFunction func){check = c;uncheck = uc;forceCheck=fc;forceUncheck=func;}
   void onRelease(mouseRegion b){
     if (!b.mouseIsIn){return;}
   if (((checkbox)b).checked){
     if(uncheck.call()){
       (((checkbox)b).checked) = false;
     }
   }else{
     if(check.call()){
       (((checkbox)b).checked) = true;
     }
   }
   }
   void check(checkbox c){
     forceCheck.call();
   }
   void uncheck(checkbox c){
     forceUncheck.call();
   }
}

class squareCheckboxGraphics extends voidMouseRegionCallback implements checkboxGraphics {
  transform orientation;
  Quad base;
  style[] stateStyles;
  int state;
  regionGraphics label;
  squareCheckboxGraphics(){
    stateStyles = new style[]{
      new style(color(96),255,color(0),255,1),
      new style(color(128),255,color(255),255,2),
      new style(color(48),255,color(196),255,1),
      new style(color(64),255,color(0),255,1),
      new style(color(64),255,color(169),255,2),
      new style(color(32),255,color(128),255,1),
    };
    state = 0;
    base = new Quad(new Point(0,0),new Point(0,1),new Point(1,1),new Point(1,0),stateStyles[state]);
    label = new rectCanvas(new Point(0,0,0),new Point(1,1,1));
    ((rectCanvas)label).contents.add(base);
    orientation = new transform();
  }
  transform getOrientation(){return orientation;}
  void setOrientation(transform o){     orientation = o;  }
  void addOrientation(transform o){     orientation.timesEq(o);  }
  
  boolean isIn(Point p){
    return label.isIn(orientation.inverse().apply(p));
  }
  void updateBase(){
    base.s=stateStyles[state];
  }
  
  void onEnter(mouseRegion b){state = (mousePressed?1:0) + (((checkbox) b).checked?4:1);}
  void onExit(mouseRegion b){state = ((checkbox) b).checked?3:0;}
  void onPress(mouseRegion b){if (!b.mouseIsIn){return;}state = ((checkbox) b).checked?5:2;  }
  void onRelease(mouseRegion b){if (!b.mouseIsIn){return;}state = ((checkbox) b).checked?4:1;  }
  
  void draw(transform t){
    updateBase();
    //println(orientation.times(t));
    label.draw(orientation.semit(t));
  }
  void draw(transform t,PGraphics g){
    updateBase();
    label.draw(orientation.semit(t),g);
  }
  void setState(checkbox c){
    state = (state%3) + (c.checked?3:0); 
  }
}


class simpleCheckboxGraphics extends voidMouseRegionCallback implements checkboxGraphics {
  regionGraphics[] graphics;
  int state;
  transform orientation;
  simpleCheckboxGraphics(regionGraphics normal,
  regionGraphics hover,
  regionGraphics clickCheck,
  regionGraphics checked,
  regionGraphics hoverChecked,
  regionGraphics clickUncheck
  ){
    graphics = new regionGraphics[]{normal,hover,clickCheck,checked,hoverChecked,clickUncheck};
    state = 0;
    orientation = new transform();
  }
  transform getOrientation(){
     return orientation;
  }void setOrientation(transform o){
     orientation = o;
  }void addOrientation(transform o){
     orientation.timesEq(o);
  }
  boolean isIn(Point p){
    return graphics[state].isIn(orientation.inverse().apply(p));
  }
  void onEnter(mouseRegion b){state = (mousePressed?1:0) + (((checkbox) b).checked?4:1);}
  void onExit(mouseRegion b){state = ((checkbox) b).checked?3:0;}
  void onPress(mouseRegion b){if (!b.mouseIsIn){return;}state = ((checkbox) b).checked?5:2;  }
  //void onRelease(mouseRegion b){state = ((checkbox) b).checked?4:1;  }
  void onRelease(mouseRegion b){if (!b.mouseIsIn){return;}state = ((checkbox) b).checked?4:1;  }
  void draw(transform t){
    graphics[state].draw(orientation.semit(t));
  }
  void draw(transform t,PGraphics g){
    graphics[state].draw(orientation.semit(t),g);
  }
  void setState(checkbox c){
    state = (state%3) + (c.checked?3:0); 
  }
}

// ── ui_slider.pde

class slider extends mouseRegion{
  double value;
  sliderCallback callback;
  slider(sliderGraphics g,sliderCallback b){
    super(g,new mouseRegionCallbackList(g,b));
    callback = b;
    value = 1;
  }
  boolean mouseDraggedHook(MouseEvent e,context c) {
    
    super.handleIsIn(c);
    if (mouseIsIn){
      functions.onDrag(this);
      
      value = callback.changeValue(this,((sliderGraphics)super.graphics).getValue(orientation.inverse().apply(c.inverse().apply(new Point(mouseX,mouseY)))));
      
      return false;
    }else{
      return true;
    }
  }
  
}
interface sliderGraphics extends paramaterizedDrawable1DRegionGraphics,mouseRegionCallback{
  double getValue(Point p);
}
class sliderCallback extends voidMouseRegionCallback{
  voidFunction onRelease;
  voidFunction onChange;
  sliderCallback(voidFunction p,voidFunction b){onRelease = p;onChange = b;}
   void onRelease(mouseRegion b){if (!b.mouseIsIn){return;} onRelease.call();}
 double changeValue(slider s, double v){
   onChange.call();
   return v;
 }
}
interface paramaterizedDrawable1DRegionGraphics extends regionGraphics,paramaterizedDrawable1D{
}

class simpleSliderRectangle extends Quad implements paramaterizedDrawable1DRegionGraphics{
  double param;
  double maxWidth;
  double thickness;
  simpleSliderRectangle(double w,double h,style s){
    super(new Point(0,0),
    new Point(w,0),
    new Point(w,h),
    new Point(0,h),
    s);
    param = 1;
    maxWidth = w;
    thickness = 1;
  }
  double getParam(){return param;}
  void setParam(double v){
     param = v;
     super.b.x = maxWidth*param;
     super.c.x = super.b.x;
  }
  
  
  boolean isIn(Point p){

    
    Point a= orientation.inverse().apply(p).normalizedEq();
    Point low = super.orientation.apply(new Point()).normalizedEq();
    Point hi = super.orientation.apply(new Point(maxWidth,super.c.y,thickness)).normalizedEq();
    return a.x>=low.x && a.x<=hi.x && a.y>=low.y && a.y<=hi.y && a.z>=low.z && a.z<=hi.z;
  }
}

class simpleSliderGraphics extends voidMouseRegionCallback implements sliderGraphics {
  paramaterizedDrawable1DRegionGraphics[] graphics;
  int state;
  double param;
  transform orientation;
  simpleSliderGraphics(paramaterizedDrawable1DRegionGraphics normal,
  paramaterizedDrawable1DRegionGraphics hover,
  paramaterizedDrawable1DRegionGraphics click){
    graphics = new paramaterizedDrawable1DRegionGraphics[]{normal,hover,click};
    state = 0;
    param = 0;
    orientation = new transform();
  }
  double getParam(){return param;}
  void setParam(double v){
    param = v;
    graphics[0].setParam(v);
    graphics[1].setParam(v);
    graphics[2].setParam(v);
  }
  
  transform getOrientation(){
     return orientation;
  }void setOrientation(transform o){
     orientation=o;
  }void addOrientation(transform o){
     orientation.timesEq(o);
  }
  
  boolean isIn(Point p){
    return graphics[state].isIn(orientation.inverse().apply(p));
  }
  double getValue(Point p){
    return orientation.inverse().apply(p).normalizedEq().x;
  }
  void onEnter(mouseRegion b){ setParam(((slider)b).value);state = mousePressed?2:1;}
  void onExit(mouseRegion b){setParam(((slider)b).value);state = 0;}
  void onPress(mouseRegion b){ if (!b.mouseIsIn){return;} setParam(((slider)b).value);  state = 2;  }
  void onRelease(mouseRegion b){ if (!b.mouseIsIn){return;} setParam(((slider)b).value);  state = 1;  }
  void onDrag(mouseRegion b){ if (!b.mouseIsIn){return;} setParam(((slider)b).value);  }
  void onScroll(mouseRegion b){ if (!b.mouseIsIn){return;} setParam(((slider)b).value);  }
  void draw(transform t){
    
    graphics[state].draw(orientation.semit(t));
  }
  void draw(transform t,PGraphics g){
    
    graphics[state].draw(orientation.semit(t),g);
  }
}

// ── ui_window.pde
class windowCallback extends voidMouseRegionCallback{
  
}


class window extends mouseRegion{
  regionGraphics graphic;
  uiElement element;
  boolean moveable;
  
  window(regionGraphics g, uiElement e)
  {
    
    super(g,new windowCallback());
    moveable = true;
    graphic = g;
    element = e;
  }
  
  
  
  
  
  
  
  
  
  
  
}

// ── vg.pde




class BrushedBezierPath extends BezierPath implements drawable{
  brush brush;
  double delta;
  BrushedBezierPath(brush b,double r){
    super();
    brush = b;
    delta = 1./r;
  }
  BrushedBezierPath(brush b,double r,Bezier... be){
    super(be);
    brush = b;
    delta = 1./r;
  }
  void draw(transform t,PGraphics g){
    transform tmp = orientation;
    orientation = orientation.semit(t);
    brush.Stroke((Path)this,delta,g);
    orientation = tmp;
  }
  void draw(transform t){
    transform tmp = orientation;
    orientation = orientation.semit(t);
    brush.Stroke((Path)this,delta);
    orientation = tmp;
  }
}

























//testing thingy

void quadStrokeBezier(Bezier b,double dt){
  beginShape();
  Point oldP = ((vnd) b.get(0)).toPoint();
  vertex(oldP.displayX(),oldP.displayY());
  for( double t = dt; t < 1; t += dt){
    Point p = ((vnd)b.get(t)).toPoint();
    Point hp = ((vnd)b.get(t-dt/2)).toPoint();
    quadraticVertex(hp.displayX(),hp.displayY(),p.displayX(),p.displayY());
    oldP = p;
  }
  endShape();
}

// ── vg_maths.pde
class vec{
  public double x;
  public double y;
  public double z;
  vec(){
    x = 0; y= 0; z = 0;
  }
  vec(double X, double Y, double Z){
    x = X; y= Y; z = Z;
  }
  vec copy(){ return new vec(x,y,z);}
  
  double dot(vec o){ return x*o.x+y*o.y+z*o.z;}
  double mag2(){ return x*x+y*y+z*z;}
  double mag(){return Math.sqrt(mag());}
  
  vec cross(vec o){ return new vec(y*o.z-z*o.y,x*o.z-z*o.x,x*o.y-y*o.x);}
  vec crossEq(vec o){
    double tmpx = x;
    double tmpy = y;
    x = y*o.z-z*o.y;
    y = tmpx*o.z-z*o.x;
    z = tmpx*o.y-tmpy*o.x;
    return this;
  }
  vec negative(){return new vec(-x,-y,-z);}
  vec negativeEq(){x=-x;y=-y;z=-z; return this;}
  
  
  vec times(double o){return new vec(x*o,y*o,z*o);}
  vec timesEq(double o){x *= o; y*=o; z*=o; return this;}
  vec times(vec o){return new vec(x*o.x,y*o.y,z*o.z);}
  vec timesEq(vec o){x *= o.x; y*= o.y;z*=o.z; return this;}
  
  vec over(double o){return new vec(x/o,y/o,z/o);}
  vec overEq(double o){x/=o;y/=o;z/=o; return this;}
  vec over(vec o){return new vec(x/o.x,y/o.y,z/o.z);}
  vec overEq(vec o){x/=o.x;y/=o.y;z/=o.z;return this;}
  
  vec plus(vec o){return new vec(x+o.x,y+o.y,z+o.z);}
  vec plusEq(vec o){x+=o.x;y+=o.y;z+=o.z;return this;}
}
class Point{
  public double x,y,z,w;
  String toString(){
    return "Point("+x+","+ y+","+ z+","+ w+")";
  }
  Point(){
    x=0;y=0;z=0;w=1;
  }
  Point(double X,double Y){
    x=X;y=Y;z=0;w=1;}
  Point(double X,double Y,double Z){
    x=X;y=Y;z=Z;w=1;}
  Point(double X,double Y,double Z,double W){
    x=X;y=Y;z=Z;w=W;}
  Point copy(){
    return new Point(x,y,z,w);}
  float displayX(){
    return (float)(x/w);}
  float displayY(){
    return (float)(y/w);}
  Point normalized(){
    return new Point(x/w,y/w,z/w);
  }
  Point normalizedEq(){
    x/=w;y/=w;z/=w;w=1;
    return this;
  }
  
    
    
  //for matrix stuff
  Point times(double o){return new Point(x*o,y*o,z*o,w*o);}
  Point timesEq(double o){x *= o; y*=o; z*=o; w*=o; return this;}
  Point times(Point o){return new Point(x*o.x,y*o.y,z*o.z,w*o.w);}
  Point timesEq(Point o){x *= o.x; y*= o.y;z*=o.z;w*=o.w; return this;}
  
  Point plus(Point o){return new Point(x+o.x,y+o.y,z+o.z,w+o.w);}
  Point plusEq(Point o){x+=o.x;y+=o.y;z+=o.z;w+=o.w;return this;}
    
  Point negative(){return new Point(-x,-y,-z,w);}
    
}
class transform{
    Point x,y,z,w;
    transform inverseCache;
    boolean cacheValid;
    transform(){
      x = new Point(1,0,0,0);
      y = new Point(0,1,0,0);
      z = new Point(0,0,1,0);
      w = new Point(0,0,0,1);
      cacheValid = false;
    }
    
    String toString(){
      return "transform["+x.x+",\t"+y.x+",\t"+z.x+",\t"+w.x+"\t]\n" +
             "         ["+x.y+",\t"+y.y+",\t"+z.y+",\t"+w.y+"\t]\n" +
             "         ["+x.z+",\t"+y.z+",\t"+z.z+",\t"+w.z+"\t]\n" +
             "         ["+x.w+",\t"+y.w+",\t"+z.w+",\t"+w.w+"\t]\n";
      
    }
    transform(Point X,Point Y,Point Z,Point W){
      x = X;y = Y;z = Z;w = W;}
    Point apply(Point p){
      return x.times(p.x)
      .plusEq( y.times(p.y) )
      .plusEq( z.times(p.z) )
      .plusEq( w.times(p.w) ); 
    }
    transform(Q q){
      transform t1 = new transform(
      new Point(q.r,-q.v.z,q.v.y,-q.v.x),
      new Point(q.v.z,q.r,-q.v.x,-q.v.y),
      new Point(-q.v.y,q.v.x,q.r,-q.v.z),
      new Point(q.v.x,q.v.y,q.v.z,q.r));
      
      x = new Point(q.r,-q.v.z,q.v.y,q.v.x);
      y = new Point(q.v.z,q.r,-q.v.x,q.v.y);
      z = new Point(-q.v.y,q.v.x,q.r,q.v.z);
      w = new Point(-q.v.x,-q.v.y,-q.v.z,q.r);
       
      this.semitEq(t1);
    }
    transform copy(){return new transform(x.copy(),y.copy(),z.copy(),w.copy());}
    
    transform times(transform o){
      return new transform(apply(o.x),apply(o.y),apply(o.z),apply(o.w));}
    transform timesEq(transform o){
      cacheValid = false;
      Point tmpx = apply(o.x);
      Point tmpy = apply(o.y);
      Point tmpz = apply(o.z);
     this.w = apply(o.w);
     this.z = tmpz;
     this.y = tmpy;
     this.x = tmpx;
     return this;}
    transform semit(transform o){
      return o.times(this);}
    transform semitEq(transform o){
      x = o.apply(this.x);
      y = o.apply(this.y);
      z = o.apply(this.z);
      w = o.apply(this.w);
    return this;}
    
    transform transpose(){
       return new transform(
       new Point(x.x,y.x,z.x,w.x),
       new Point(x.y,y.y,z.y,w.y),
       new Point(x.z,y.z,z.z,w.z),
       new Point(x.w,y.w,z.w,w.w));      
    }
    transform inverse(){
      if (!cacheValid){
      //output undefined for noninvertible transformations
      double[][] work = new double[][] {
        new double[] {x.x,y.x,z.x,w.x,1,0,0,0},
        new double[] {x.y,y.y,z.y,w.y,0,1,0,0},
        new double[] {x.z,y.z,z.z,w.z,0,0,1,0},
        new double[] {x.w,y.w,z.w,w.w,0,0,0,1}};
        
      for(int col = 0;col < 4; col++){
         
         int maxRow = col;
         for(int row = col+1;row < 4; row++){
           if (Math.abs(work[row][col]) > Math.abs(work[maxRow][col]))
             maxRow = row;
         }
         //swap row with maxRow
         double[] tmp = work[col];
         work[col] = work[maxRow];
         work[maxRow] = tmp;
         //normalize row
         for (int i = 7; i >=col; i--){
           work[col][i] /= work[col][col];
           
         }
         
         //zero other entries
         for(int row = 0; row < 4; row++){
           if(row != col){
             //println(">"+row+","+col+":"+work[row][col]);
             for (int i = 7; col <= i ; i--){
               //println("D"+row+","+i+":"+work[row][i]);
               //println("S"+col+","+i+":"+work[col][i]);
               work[row][i] -= work[col][i]*work[row][col];
               //println("d"+row+","+i+":"+work[row][i]);
             }
             
           }
         }
         
         /*for (double[] dd : work){
           for (double d : dd){
             print(d+"\t");
           }
           print('\n');
         }
         print('\n');*/
      }
      //rref complete
      inverseCache = new transform(
      new Point(work[0][4],work[1][4],work[2][4],work[3][4]),
      new Point(work[0][5],work[1][5],work[2][5],work[3][5]),
      new Point(work[0][6],work[1][6],work[2][6],work[3][6]),
      new Point(work[0][7],work[1][7],work[2][7],work[3][7]));
      cacheValid = true;
      }
      return inverseCache.copy();
    }
    
    vnd apply(vector v){
      Point p = apply(((vnd)v).toPoint()); 
      return ((vnd)v).mask(new vnd(p.x,p.y,p.z,p.w));
    }
    
    
  
}
interface vector{
  abstract vector plus(vector o);
  abstract vector plusEq(vector o);
  
  abstract vector times(vector o);
  abstract vector timesEq(vector o);
  abstract vector times(double o);
  abstract vector timesEq(double o);
  
  abstract vector zero();
}

class vnd implements vector{//n dimensional vectors
  double[] p;
  vnd(double... d){ p = d;}
  
  int dim(){ return p.length;}
  double get(int i){
    if (i>=p.length){
      return 0;
    }
    return p[i];
  }
  
  
  double dot(vnd o){
    double tot = 0;
    for(int i = 0; i < min(o.dim(),dim());i++){
      tot += o.p[i]*p[i];
    }
    return tot;
  }
  
  vnd plus(vector O){
    vnd o = (vnd) O;
    double[] res = new double[max(o.dim(),dim())];
    for(int i = 0; i < min(o.dim(),dim());i++){
      res[i] = o.p[i]+p[i];
    }
    double[] l = (o.dim()>dim())? o.p:p;
    for(int i = min(o.dim(),dim()); i < res.length ;i++){
      res[i] = l[i];
    }
    return new vnd(res);
  }
  vnd plusEq(vector O){
    vnd o = (vnd) O;
    if (o.dim()<=dim()){
      for(int i = 0; i < o.dim();i++){
        p[i] += o.p[i];
      }
    }else{
      
    double[] res = new double[o.dim()];
    for(int i = 0; i < min(o.dim(),dim());i++){
      res[i] = o.p[i]+p[i];
    }
    for(int i = min(o.dim(),dim()); i < res.length ;i++){
      res[i] = o.p[i];
    }
    p = res;
    }
    return this;
  }
  
  
  vnd times(double o){
    double[] res = new double[dim()];
    for(int i = 0; i < dim();i++){
      res[i] = o*p[i];
    }
    return new vnd(res);
  }
  vnd timesEq(double o){
    for(int i = 0; i < dim();i++){
      p[i] *= o;
    }
    return this;
  }
  
  vnd times(vector O){
    vnd o = (vnd) O;
    double[] res = new double[min(o.dim(),dim())];
    for(int i = 0; i < min(o.dim(),dim());i++){
      res[i] = o.p[i]*p[i];
    }
    return new vnd(res);
  }
  vnd timesEq(vector O){
    vnd o = (vnd) O;
    if(o.dim()>dim()){
      for(int i = 0; i < dim();i++){
        p[i] *= o.p[i];
      }
    }else{
      double[] res = new double[o.dim()];
      for(int i = 0; i < res.length;i++){
        res[i] = o.p[i]*p[i];
      }
      p = res;
    }
    return this;
  }
  
  vnd times1Extend(vnd o){
    double[] res = new double[max(o.dim(),dim())];
    for(int i = 0; i < min(o.dim(),dim());i++){
      res[i] = o.p[i]*p[i];
    }
    double[] l = (o.dim()>dim())? o.p:p;
    for(int i = min(o.dim(),dim()); i < res.length ;i++){
      res[i] = l[i];
    }
    return new vnd(res);
  }
  vnd times1ExtendEq(vnd o){
    if (o.dim()>dim()){
      double[] res = new double[o.dim()];
      for(int i = 0; i < dim();i++){
        res[i] = o.p[i]*p[i];
      }
      for(int i = dim(); i < res.length ;i++){
        res[i] = o.p[i];
      }
      p = res;
    }else{
      for(int i = 0; i < o.dim();i++){
        p[i] *= o.p[i];
      }
    }
    return this;
  }
  
  vnd mask(vnd o){
    double[] res = new double[max(o.dim(),dim())];
    for(int i = 0; i < o.dim(); i++){
      res[i] = o.p[i];
    }
    for(int i = o.dim(); i < dim(); i++){
      res[i] = p[i];
    }
    return new vnd(res);
  }
  vnd maskEq(vnd o){
    if(o.dim()>dim()){
      double[] res = new double[o.dim()];
      for(int i = 0; i < o.dim(); i++){
         res[i] = o.p[i];
      }
      p = res;
    }else{
      for(int i = 0; i < o.dim(); i++){
         p[i] = o.p[i];
      }
    }
    return this;
  }
  
    
  
  Point toPoint(){
    if( dim() < 4){
      return new vnd(0,0,0,1).plusEq(this).toPoint();
    }else{
      return new Point(p[0],p[1],p[2],p[3]);
    }
  }
  vnd zero(){
    return new vnd();
  }
}

class vv implements vector{ //vector of vectors
  vector[] v;
  vv(vector... d){ v = d;}
  
  int dim(){ return v.length;}
  
  vv plus(vector O){
    vv o = (vv) O;
    vector[] res = new vector[max(o.dim(),dim())];
    for(int i = 0; i < min(o.dim(),dim());i++){
      res[i] = o.v[i].plus(v[i]);
    }
    vector[] l = (o.dim()>dim())? o.v:v;
    for(int i = min(o.dim(),dim()); i < res.length ;i++){
      res[i] = l[i];
    }
    return new vv(res);
  }
  vv plusEq(vector O){
    vv o = (vv) O;
    if (o.dim()<=dim()){
      for(int i = 0; i < o.dim();i++){
        v[i].plusEq(o.v[i]);
      }
    }else{
      
    vector[] res = new vector[o.dim()];
    for(int i = 0; i < min(o.dim(),dim());i++){
      res[i] = o.v[i].plus(v[i]);
    }
    for(int i = min(o.dim(),dim()); i < res.length ;i++){
      res[i] = o.v[i];
    }
    v = res;
    }
    return this;
  }
  
  
  vv times(double o){
    vector[] res = new vector[dim()];
    for(int i = 0; i < dim();i++){
      res[i] = v[i].times(o);
    }
    return new vv(res);
  }
  vv timesEq(double o){
    for(int i = 0; i < dim();i++){
      v[i].timesEq(o);
    }
    return this;
  }
  
  vv times(vector O){
    vv o = (vv) O;
    vector[] res = new vector[min(o.dim(),dim())];
    for(int i = 0; i < min(o.dim(),dim());i++){
      res[i] = o.v[i].times(v[i]);
    }
    return new vv(res);
  }
  vv timesEq(vector O){
    vv o = (vv) O;
    if(o.dim()>dim()){
      for(int i = 0; i < dim();i++){
        v[i].timesEq(o.v[i]);
      }
    }else{
      vector[] res = new vector[o.dim()];
      for(int i = 0; i < res.length;i++){
        res[i] = o.v[i].times(v[i]);
      }
      v = res;
    }
    return this;
  }
  
  vv zero(){
    return new vv();
  }
}


class Bezier{ //arbitrary order, arbitrary dimension
  ArrayList<vector> points;
  Bezier(vector... p){
    points = new ArrayList<vector>();
    for(vector v:p){
      points.add(v);
    }
  }
  double binomial(int n, int k){ 
     // = n!/(k!*(n-k)!)
     double res = 1;
     k = (k > n/2)?n-k:k;
     for(int i = 1; i <=k; i++){
       res = (res * (n+1-i))/i;
     }
     return res;
  }
  vector get(double t){
    // b(t,K (control point index) ,v)=bin(N,K)*(1-t)^(N-K) * t^K * v
    vector res = points.get(0).zero();
    double bin = 1;
    for(int i = 0; i < points.size(); i++){
      res.plusEq(points.get(i).times(bin*
      Math.pow((1-t),points.size()-1-i)*
      Math.pow(t,i)));
      bin *= ((double)points.size()-(i+1))/(i+1);
    }
    return res;
  }
}







interface Path{
 double start();
 double end();
 double length();
 vnd get(double t);
}
class BezierPath implements Path,orientable{
   ArrayList<Bezier> path;
   transform orientation;
   BezierPath(){
     path = new ArrayList<Bezier>();
     orientation = new transform();
   }
   BezierPath(Bezier... bs){
     path = new ArrayList<Bezier>();
     for (Bezier b:bs){
       path.add(b);
     }
     orientation = new transform();
   }
  transform getOrientation(){return orientation;} 
  void setOrientation(transform t){ orientation=t;}
  void addOrientation(transform t){ orientation.timesEq(t);}
   
   double start(){
     return 0;
   }
   double end(){
     return length();
   }
   
   double length(){
     return path.size();
   }
   
   vnd get(double t){
     int index = (int) t;
     if (0 >= index){
       return orientation.apply(path.get(0).get(t));
     }else{
       if (index >= path.size()-1){
         return orientation.apply(path.get(path.size()-1).get(t-path.size()+1));
       }else{
         return orientation.apply(path.get(index).get(t-index));
       }
     }
   }
   void add(Bezier b){
     path.add(b);
   }
}
